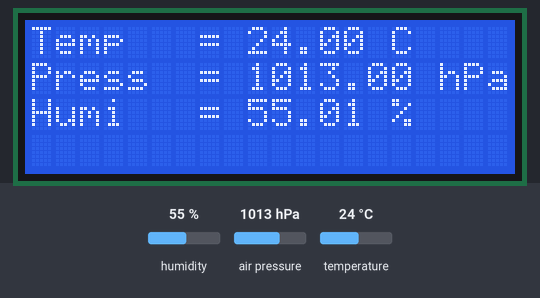
The program below on a simulated Raspberry Pi (BCM pin numbers). Parts: 20×4 character LCD. Inputs (shaded band) come from the test bench; at power-on: air pressure 1013 hPa, temperature 24 °C, humidity 55 %. The clock reads 2024-03-15 10:24:30 at power-on unless the program sets it; library files of the repository ran but are not shown: Adafruit_BME280.py.

Above: at 1.4 s.
1.5 s: air pressure set to 952 hPa
At 3.8 s:
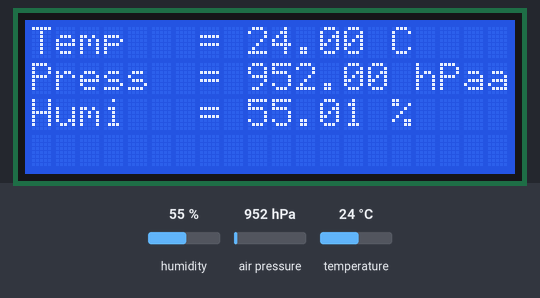
4.2 s: temperature set to 3 °C
At 6.1 s:
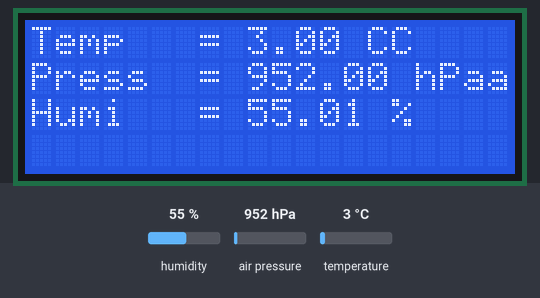
6.4 s: air pressure set to 1000 hPa
At 8.5 s:
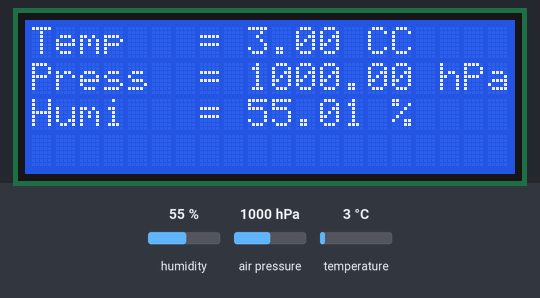
8.8 s: temperature set to 12 °C
At 10.7 s:
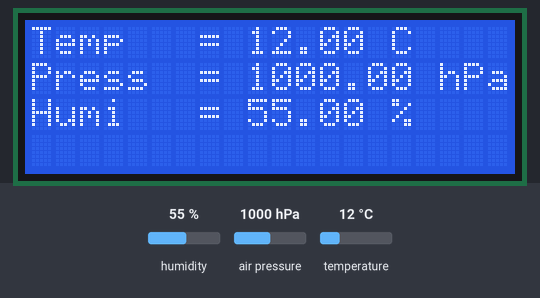
11.0 s: humidity set to 22 %
At 13.2 s:
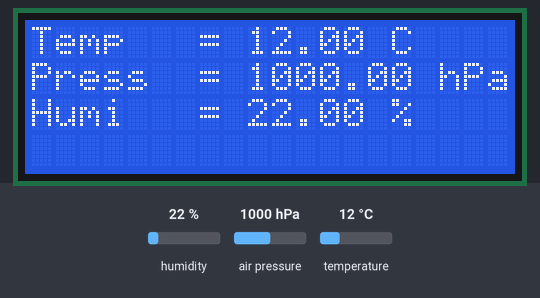
Timing chart, 0 to 14.4 s (numbered marks = the images above; inputs shaded):
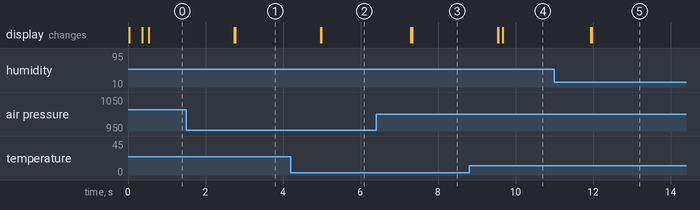

Measured:
- after the input at 1.5 s, the display: first changes after 1.2 s (image 1 shows a later state)
- after the input at 4.2 s, the display: first changes after 0.77 s (image 2 shows a later state)
- after the input at 6.4 s, the display: first changes after 0.90 s (image 3 shows a later state)
- after the input at 8.8 s, the display: first changes after 0.74 s (image 4 shows a later state)
- after the input at 11.0 s, the display: first changes after 0.95 s (image 5 shows a later state)

The program:

temp_Lcd_Main.py
```python
from Adafruit_BME280 import *
import RPi_I2C_driver

class BmeData(object):
    """Data from BME280 sensor"""

    def __init__(self, temperature, humidity, pressure):
        self.temperature = temperature
        self.humidity = humidity
        self.pressure = pressure

    def print_data(self):
        """Write data to string"""
        print 'Temp      = {0:0.3f} C'.format(self.temperature)
        print 'Pressure  = {0:0.2f} hPa'.format(self.pressure)
        print 'Humidity  = {0:0.2f} %'.format(self.humidity)

    def print_data_lcd(self, lcd):
        """Write data to lcd"""
        lcd.lcd_display_string("Temp   = {0:0.2f} C".format(self.temperature), 1)
        lcd.lcd_display_string("Press  = {0:0.2f} hPa".format(self.pressure), 2)
        lcd.lcd_display_string("Humi   = {0:0.2f} %".format(self.humidity), 3)

def read_data(sensor):
    """Read data from sensor"""
    return BmeData(sensor.read_temperature(), sensor.read_humidity(), sensor.read_pressure()/100)

def main():
    """Main"""
    sensor = BME280(mode=BME280_OSAMPLE_8)
    mylcd = RPi_I2C_driver.lcd()
    mylcd.lcd_clear()
    while True:
        try:
            read_data(sensor).print_data_lcd(mylcd)
            time.sleep(2)
        except KeyboardInterrupt:
            mylcd.lcd_clear()
            time.sleep(1)
            mylcd.backlight(0)
            sys.exit()

if __name__ == "__main__":
    main()
```

RPi_I2C_driver.py
```python
# -*- coding: utf-8 -*-
"""
Compiled, mashed and generally mutilated 2014-2015 by Denis Pleic
Made available under GNU GENERAL PUBLIC LICENSE

# Modified Python I2C library for Raspberry Pi
# as found on http://www.recantha.co.uk/blog/?p=4849
# Joined existing 'i2c_lib.py' and 'lcddriver.py' into a single library
# added bits and pieces from various sources
# By DenisFromHR (Denis Pleic)
# 2015-02-10, ver 0.1

"""
#
#
import smbus
from time import *

class i2c_device:
   def __init__(self, addr, port=1):
      self.addr = addr
      self.bus = smbus.SMBus(port)

# Write a single command
   def write_cmd(self, cmd):
      self.bus.write_byte(self.addr, cmd)
      sleep(0.0001)

# Write a command and argument
   def write_cmd_arg(self, cmd, data):
      self.bus.write_byte_data(self.addr, cmd, data)
      sleep(0.0001)

# Write a block of data
   def write_block_data(self, cmd, data):
      self.bus.write_block_data(self.addr, cmd, data)
      sleep(0.0001)

# Read a single byte
   def read(self):
      return self.bus.read_byte(self.addr)

# Read
   def read_data(self, cmd):
      return self.bus.read_byte_data(self.addr, cmd)

# Read a block of data
   def read_block_data(self, cmd):
      return self.bus.read_block_data(self.addr, cmd)


# LCD Address
ADDRESS = 0x27

# commands
LCD_CLEARDISPLAY = 0x01
LCD_RETURNHOME = 0x02
LCD_ENTRYMODESET = 0x04
LCD_DISPLAYCONTROL = 0x08
LCD_CURSORSHIFT = 0x10
LCD_FUNCTIONSET = 0x20
LCD_SETCGRAMADDR = 0x40
LCD_SETDDRAMADDR = 0x80

# flags for display entry mode
LCD_ENTRYRIGHT = 0x00
LCD_ENTRYLEFT = 0x02
LCD_ENTRYSHIFTINCREMENT = 0x01
LCD_ENTRYSHIFTDECREMENT = 0x00

# flags for display on/off control
LCD_DISPLAYON = 0x04
LCD_DISPLAYOFF = 0x00
LCD_CURSORON = 0x02
LCD_CURSOROFF = 0x00
LCD_BLINKON = 0x01
LCD_BLINKOFF = 0x00

# flags for display/cursor shift
LCD_DISPLAYMOVE = 0x08
LCD_CURSORMOVE = 0x00
LCD_MOVERIGHT = 0x04
LCD_MOVELEFT = 0x00

# flags for function set
LCD_8BITMODE = 0x10
LCD_4BITMODE = 0x00
LCD_2LINE = 0x08
LCD_1LINE = 0x00
LCD_5x10DOTS = 0x04
LCD_5x8DOTS = 0x00

# flags for backlight control
LCD_BACKLIGHT = 0x08
LCD_NOBACKLIGHT = 0x00

En = 0b00000100 # Enable bit
Rw = 0b00000010 # Read/Write bit
Rs = 0b00000001 # Register select bit

class lcd:
   #initializes objects and lcd
   def __init__(self):
      self.lcd_device = i2c_device(ADDRESS)

      self.lcd_write(0x03)
      self.lcd_write(0x03)
      self.lcd_write(0x03)
      self.lcd_write(0x02)

      self.lcd_write(LCD_FUNCTIONSET | LCD_2LINE | LCD_5x8DOTS | LCD_4BITMODE)
      self.lcd_write(LCD_DISPLAYCONTROL | LCD_DISPLAYON)
      self.lcd_write(LCD_CLEARDISPLAY)
      self.lcd_write(LCD_ENTRYMODESET | LCD_ENTRYLEFT)
      sleep(0.2)


   # clocks EN to latch command
   def lcd_strobe(self, data):
      self.lcd_device.write_cmd(data | En | LCD_BACKLIGHT)
      sleep(.0005)
      self.lcd_device.write_cmd(((data & ~En) | LCD_BACKLIGHT))
      sleep(.0001)

   def lcd_write_four_bits(self, data):
      self.lcd_device.write_cmd(data | LCD_BACKLIGHT)
      self.lcd_strobe(data)

   # write a command to lcd
   def lcd_write(self, cmd, mode=0):
      self.lcd_write_four_bits(mode | (cmd & 0xF0))
      self.lcd_write_four_bits(mode | ((cmd << 4) & 0xF0))

   # write a character to lcd (or character rom) 0x09: backlight | RS=DR<
   # works!
   def lcd_write_char(self, charvalue, mode=1):
      self.lcd_write_four_bits(mode | (charvalue & 0xF0))
      self.lcd_write_four_bits(mode | ((charvalue << 4) & 0xF0))


   # put string function
   def lcd_display_string(self, string, line):
      if line == 1:
         self.lcd_write(0x80)
      if line == 2:
         self.lcd_write(0xC0)
      if line == 3:
         self.lcd_write(0x94)
      if line == 4:
         self.lcd_write(0xD4)

      for char in string:
         self.lcd_write(ord(char), Rs)

   # clear lcd and set to home
   def lcd_clear(self):
      self.lcd_write(LCD_CLEARDISPLAY)
      self.lcd_write(LCD_RETURNHOME)

   # define backlight on/off (lcd.backlight(1); off= lcd.backlight(0)
   def backlight(self, state): # for state, 1 = on, 0 = off
      if state == 1:
         self.lcd_device.write_cmd(LCD_BACKLIGHT)
      elif state == 0:
         self.lcd_device.write_cmd(LCD_NOBACKLIGHT)

   # add custom characters (0 - 7)
   def lcd_load_custom_chars(self, fontdata):
      self.lcd_write(0x40);
      for char in fontdata:
         for line in char:
            self.lcd_write_char(line)

   # define precise positioning (addition from the forum)
   def lcd_display_string_pos(self, string, line, pos):
    if line == 1:
      pos_new = pos
    elif line == 2:
      pos_new = 0x40 + pos
    elif line == 3:
      pos_new = 0x14 + pos
    elif line == 4:
      pos_new = 0x54 + pos

    self.lcd_write(0x80 + pos_new)

    for char in string:
      self.lcd_write(ord(char), Rs)
```
